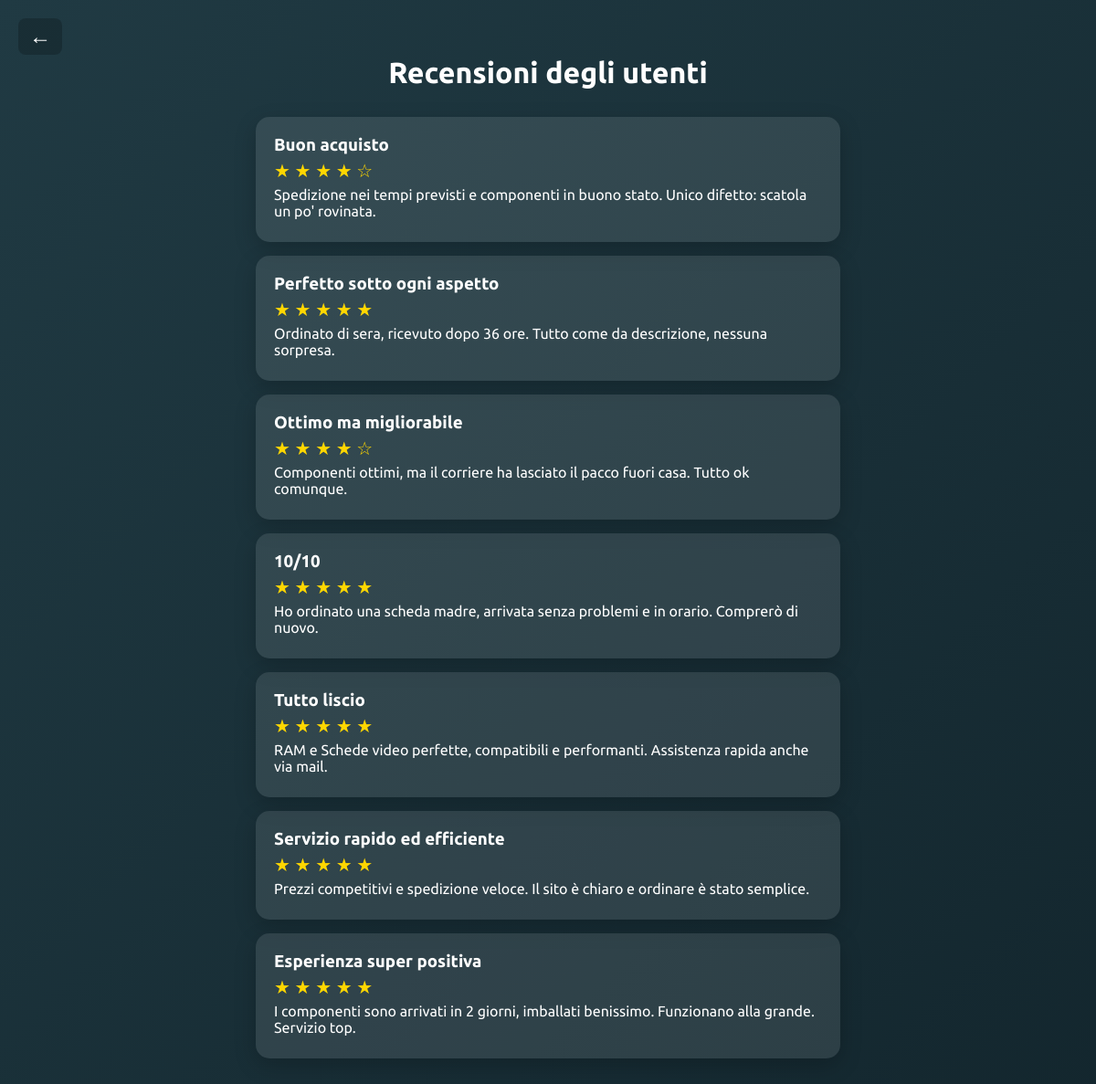
The app's page /recensioni/ with its own data.
### TechHub/models.py (models this page shows, shortened)
class Recensione(models.Model):
    ID_recensione = models.AutoField(primary_key=True)
    titolo = models.CharField(max_length=100, default="")
    voto = models.IntegerField()
    testo = models.TextField()
    utente = models.ForeignKey(Utente, on_delete=models.CASCADE, related_name='recensioni')

### TechHub/views.py (the view)
# urls.py: path('recensioni/', views.recensioni_view, name='recensioni'),
def recensioni_view(request):
    recensioni = Recensione.objects.all().order_by('-ID_recensione')
    return render(request, 'recensioni.html', {'recensioni': recensioni})

### templates/recensioni.html (shortened to what this page needs)
<!DOCTYPE html>
<html lang="it">
<head>
</head>
<body>
<a href="/" class="freccia">←</a>
<h1>Recensioni degli utenti</h1>
{% for rec in recensioni %}
    <div class="recensione">
        <h3>{{ rec.titolo }}</h3>
        <p class="stelle">
            {% for i in "12345" %}
                {% if forloop.counter <= rec.voto %}
                    ★
                {% else %}
                    ☆
                {% endif %}
            {% endfor %}
        </p>
        <p>{{ rec.testo }}</p>
    </div>
{% empty %}
    <p style="text-align: center; font-weight: bold;">Nessuna recensione disponibile.</p>
{% endfor %}
</body>
</html>

### templates/recensioni.html (style rules this page uses)
body { margin: 0; font-family: 'Ubuntu', sans-serif; background: linear-gradient(-45deg, #1e3c72, #2a5298, #0f2027, #203a43); background-size: 400% 400%; animation: gradient 15s ease infinite; color: white; padding: 40px 20px; min-height: 100vh; }
h1 { font-size: 32px; text-align: center; margin-bottom: 30px; }
.recensione { background: rgba(255, 255, 255, 0.1); padding: 20px; border-radius: 15px; margin: 15px auto; max-width: 600px; box-shadow: 0 8px 24px rgba(0,0,0,0.2); }
.recensione h3 { margin: 0 0 5px; }
.recensione p { margin: 5px 0; }
.stelle { color: gold; font-size: 20px; }
.freccia { position: fixed; top: 20px; left: 20px; font-size: 24px; font-weight: bold; color: white; text-decoration: none; background: rgba(0, 0, 0, 0.2); padding: 6px 12px; border-radius: 8px; transition: background 0.2s ease; }

### records on screen
Recensione: titolo "Buon acquisto", voto 4 (drawn), testo "Spedizione nei tempi previsti e componenti in buono stato. Unico difetto: scatola un po' rovinata."
Recensione: titolo "Perfetto sotto ogni aspetto", voto 5 (drawn), testo "Ordinato di sera, ricevuto dopo 36 ore. Tutto come da descrizione, nessuna sorpresa."
Recensione: titolo "Ottimo ma migliorabile", voto 4 (drawn), testo "Componenti ottimi, ma il corriere ha lasciato il pacco fuori casa. Tutto ok comunque."
Recensione: titolo "10/10", voto 5 (drawn), testo "Ho ordinato una scheda madre, arrivata senza problemi e in orario. Comprerò di nuovo."
Recensione: titolo "Tutto liscio", voto 5 (drawn), testo "RAM e Schede video perfette, compatibili e performanti. Assistenza rapida anche via mail."
Recensione: titolo "Servizio rapido ed efficiente", voto 5 (drawn), testo "Prezzi competitivi e spedizione veloce. Il sito è chiaro e ordinare è stato semplice."
Recensione: titolo "Esperienza super positiva", voto 5 (drawn), testo "I componenti sono arrivati in 2 giorni, imballati benissimo. Funzionano alla grande. Servizio top."
